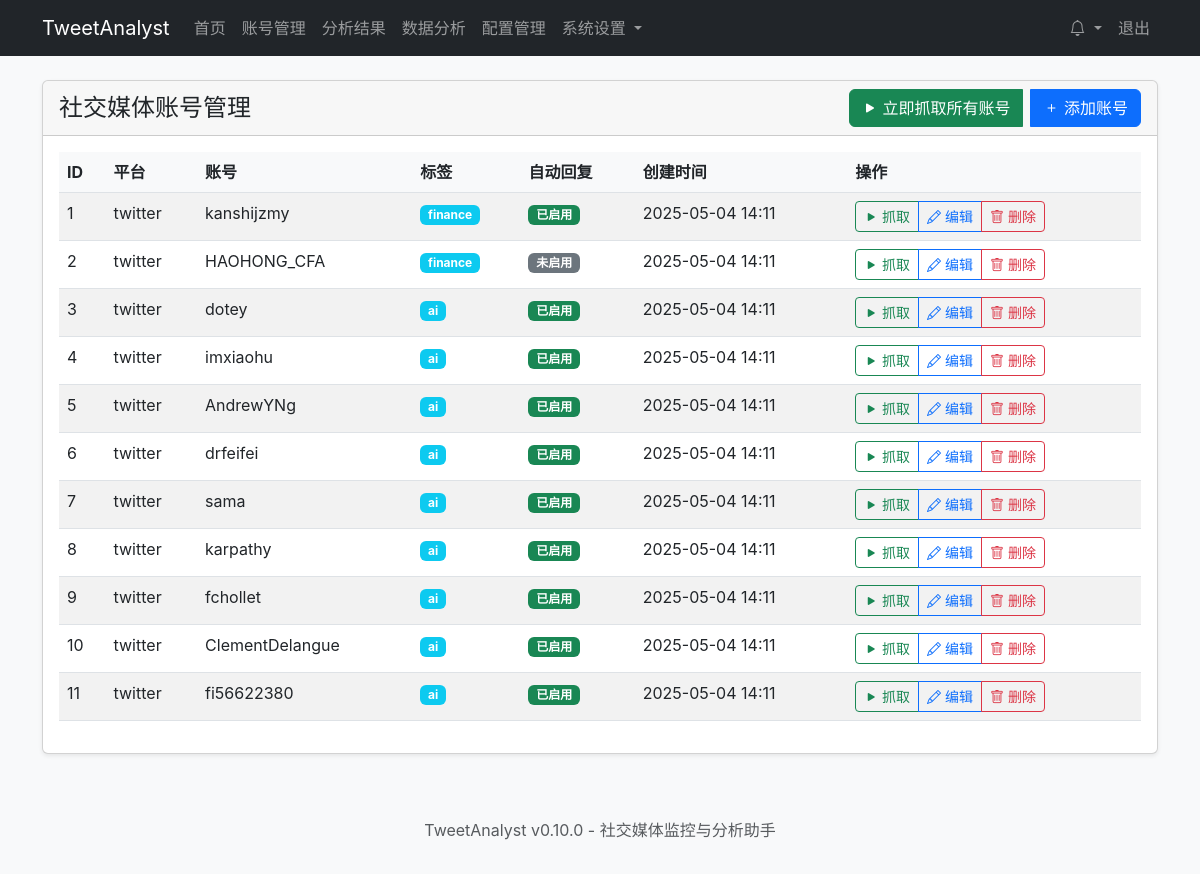
Page /accounts (signed in) on the committed database.
### models/social_account.py (models this page shows, shortened)
class SocialAccount(db.Model):
    id = db.Column(db.Integer, primary_key=True)
    type = db.Column(db.String(50), nullable=False, index=True)  # 平台类型，如twitter
    account_id = db.Column(db.String(100), nullable=False, index=True)  # 账号ID
    tag = db.Column(db.String(50), default='all', index=True)  # 标签，用于分组
    enable_auto_reply = db.Column(db.Boolean, default=False, index=True)  # 是否启用自动回复
    prompt_template = db.Column(db.Text)  # 分析提示词模板
    auto_reply_template = db.Column(db.Text)  # 自动回复提示词模板
    created_at = db.Column(db.DateTime, default=lambda: datetime.now(timezone.utc))
    updated_at = db.Column(db.DateTime, default=lambda: datetime.now(timezone.utc), onupdate=lambda: datetime.now(timezone.utc))
    __table_args__ = (
        db.UniqueConstraint('type', 'account_id', name='uix_type_account'),
        db.Index('idx_type_tag', 'type', 'tag'),
    )

### web_app.py (the view)
@app.route('/accounts')
def accounts():
    if 'user_id' not in session:
        return redirect(url_for('login'))
    accounts = SocialAccount.query.all()
    return render_template('accounts.html', accounts=accounts)

### templates/accounts.html (shortened to what this page needs)
{% extends "base.html" %}
{% block content %}
<div class="row">
    <div class="col-md-12">
        <div class="card">
            <div class="card-header d-flex justify-content-between align-items-center">
                <h4 class="mb-0">社交媒体账号管理</h4>
                <div class="btn-group">
                    <button id="run-all-accounts-btn" class="btn btn-success me-2">
                        <i class="bi bi-play-fill"></i> <span class="btn-text">立即抓取所有账号</span>
                    </button>
                    <a href="{{ url_for('add_account') }}" class="btn btn-primary">
                        <i class="bi bi-plus"></i> 添加账号
                    </a>
                </div>
            </div>
            <div class="card-body">
                {% if accounts %}
                <div class="table-responsive">
                    <table class="table table-striped">
                        <thead>
                            <tr>
                                <th>ID</th>
                                <th>平台</th>
                                <th>账号</th>
                                <th>标签</th>
                                <th>自动回复</th>
                                <th>创建时间</th>
                                <th>操作</th>
                            </tr>
                        </thead>
                        <tbody>
                            {% for account in accounts %}
                            <tr>
                                <td>{{ account.id }}</td>
                                <td>{{ account.type }}</td>
                                <td>{{ account.account_id }}</td>
                                <td>
                                    <span class="badge bg-info">{{ account.tag }}</span>
                                </td>
                                <td>
                                    {% if account.enable_auto_reply %}
                                    <span class="badge bg-success">已启用</span>
                                    {% else %}
                                    <span class="badge bg-secondary">未启用</span>
                                    {% endif %}
                                </td>
                                <td>{{ account.created_at.strftime('%Y-%m-%d %H:%M') }}</td>
                                <td>
                                    <div class="btn-group" role="group">
                                        <button type="button" class="btn btn-sm btn-outline-success run-account-btn"
                                                data-account-id="{{ account.account_id }}">
                                            <i class="bi bi-play-fill"></i> <span class="btn-text">抓取</span>
                                        </button>
                                        <a href="{{ url_for('edit_account', id=account.id) }}" class="btn btn-sm btn-outline-primary">
                                            <i class="bi bi-pencil"></i> 编辑
                                        </a>
                                        <button type="button" class="btn btn-sm btn-outline-danger"
                                                data-bs-toggle="modal" data-bs-target="#deleteModal{{ account.id }}">
                                            <i class="bi bi-trash"></i> 删除
                                        </button>
                                    </div>
                                </td>
                            </tr>
                            {% endfor %}
                        </tbody>
                    </table>
                </div>
                {% else %}
                <div class="alert alert-info">
                    <p class="mb-0">暂无账号，请点击"添加账号"按钮添加。</p>
                </div>
                {% endif %}
            </div>
        </div>
    </div>
</div>
{% endblock %}

### templates/base.html (shortened to what this page needs)
<!DOCTYPE html>
<html lang="zh-CN">
<head>
    <link rel="stylesheet" href="https://cdn.jsdelivr.net/npm/bootstrap@5.3.0/dist/css/bootstrap.min.css">
    <link rel="stylesheet" href="https://cdn.jsdelivr.net/npm/bootstrap-icons@1.11.1/font/bootstrap-icons.css">
    <link rel="stylesheet" href="{{ url_for('static', filename='css/style.css') }}">
    <link rel="stylesheet" href="{{ url_for('static', filename='css/theme.css') }}">
    <link rel="stylesheet" href="{{ url_for('static', filename='css/components.css') }}">
</head>
<body>
    <nav class="navbar navbar-expand-lg navbar-dark bg-dark">
        <div class="container">
            <a class="navbar-brand" href="{{ url_for('index') }}">TweetAnalyst</a>
            <div class="collapse navbar-collapse" id="navbarNav">
                {% if session.get('user_id') %}
                <ul class="navbar-nav">
                    <li class="nav-item">
                        <a class="nav-link" href="{{ url_for('index') }}">首页</a>
                    </li>
                    <li class="nav-item">
                        <a class="nav-link" href="{{ url_for('accounts') }}">账号管理</a>
                    </li>
                    <li class="nav-item">
                        <a class="nav-link" href="{{ url_for('results') }}">分析结果</a>
                    </li>
                    <li class="nav-item">
                        <a class="nav-link" href="{{ url_for('analytics_page') }}">数据分析</a>
                    </li>
                    <li class="nav-item">
                        <a class="nav-link" href="{{ url_for('config') }}">配置管理</a>
                    </li>
                    <li class="nav-item dropdown">
                        <a class="nav-link dropdown-toggle" href="#" id="settingsDropdown" role="button" data-bs-toggle="dropdown" aria-expanded="false">
                            系统设置
                        </a>
                    </li>
                </ul>
                <ul class="navbar-nav ms-auto">
                    <li class="nav-item dropdown">
                        <a class="nav-link dropdown-toggle position-relative" href="#" id="notificationsDropdown" role="button" data-bs-toggle="dropdown" aria-expanded="false">
                            <i class="bi bi-bell"></i>
                        </a>
                    </li>
                    <li class="nav-item">
                        <a class="nav-link" href="{{ url_for('logout') }}">退出</a>
                    </li>
                </ul>
                {% endif %}
            </div>
        </div>
    </nav>
    <div class="container mt-4">
        {% block content %}{% endblock %}
    </div>
    <footer class="mt-5 py-3 bg-light">
        <div class="container text-center">
            <p class="text-muted">TweetAnalyst v0.10.0 - 社交媒体监控与分析助手</p>
        </div>
    </footer>
</body>
</html>

### static/css/style.css (style rules this page uses)
body { min-height: 100vh; display: flex; flex-direction: column; }
footer { margin-top: auto; }
.card { box-shadow: 0 0.125rem 0.25rem rgba(0, 0, 0, 0.075); }
.card-header { background-color: rgba(0, 0, 0, 0.03); }
.table th { background-color: #f8f9fa; }

### static/css/theme.css (style rules this page uses)
:root { --primary-color: #1DA1F2; --primary-dark: #0C85D0; --primary-light: #69C0FF; --secondary-color: #657786; --secondary-dark: #3D4852; --secondary-light: #AAB8C2; --success-color: #4CAF50; --warning-color: #FFC107; --danger-color: #F44336; --info-color: #2196F3; --gray-100: #F8F9FA; --gray-200: #E9ECEF; --gray-300: #DEE2E6; --gray-400: #CED4DA; --gray-500: #ADB5BD; --gray-600: #6C757D; --gray-700: #495057; --gray-800: #343A40; --gray-900: #212529; --font-family-sans: -apple-system, BlinkMacSystemFont, "Segoe UI", Roboto, "Helvetica Neue", Arial, sans-serif; --font-family-mono: SFMono-Regular, Menlo, Monaco, Consolas, "Liberation Mono", "Courier New", monospace; --font-size-xs: 0.75rem; --font-size-sm: 0.875rem; --font-size-md: 1rem; --font-size-lg: 1.25rem; --font-size-xl: 1.5rem; --font-size-xxl: 2rem; --spacing-xs: 0.25rem; --spacing-sm: 0.5rem; --spacing-md: 1rem; --spacing-lg: 1.5rem; --spacing-xl: 2rem; --spacing-xxl: 3rem; --border-radius-sm: 0.25rem; --border-radius-md: 0.5rem; --border-radius-lg: 1rem; --border-radius-pill: 50rem; --shadow-sm: 0 0.125rem 0.25rem rgba(0, 0, 0, 0.075); --shadow-md: 0 0.5rem 1rem rgba(0, 0, 0, 0.15); --shadow-lg: 0 1rem 3rem rgba(0, 0, 0, 0.175); --transition-fast: 0.15s ease-in-out; --transition-normal: 0.3s ease-in-out; --transition-slow: 0.5s ease-in-out; }
body { font-family: var(--font-family-sans); color: var(--gray-800); background-color: var(--gray-100); line-height: 1.5; }
a { color: var(--primary-color); text-decoration: none; transition: color var(--transition-fast); }

### rows in the picture
SocialAccount: id "1", type "twitter", account_id "kanshijzmy", tag "finance", enable_auto_reply "已启用", created_at "2025-05-04 14:11"
SocialAccount: id "2", type "twitter", account_id "HAOHONG_CFA", tag "finance", enable_auto_reply "未启用", created_at "2025-05-04 14:11"
SocialAccount: id "3", type "twitter", account_id "dotey", tag "ai", enable_auto_reply "已启用", created_at "2025-05-04 14:11"
SocialAccount: id "4", type "twitter", account_id "imxiaohu", tag "ai", enable_auto_reply "已启用", created_at "2025-05-04 14:11"
SocialAccount: id "5", type "twitter", account_id "AndrewYNg", tag "ai", enable_auto_reply "已启用", created_at "2025-05-04 14:11"
SocialAccount: id "6", type "twitter", account_id "drfeifei", tag "ai", enable_auto_reply "已启用", created_at "2025-05-04 14:11"
SocialAccount: id "7", type "twitter", account_id "sama", tag "ai", enable_auto_reply "已启用", created_at "2025-05-04 14:11"
SocialAccount: id "8", type "twitter", account_id "karpathy", tag "ai", enable_auto_reply "已启用", created_at "2025-05-04 14:11"
SocialAccount: id "9", type "twitter", account_id "fchollet", tag "ai", enable_auto_reply "已启用", created_at "2025-05-04 14:11"
SocialAccount: id "10", type "twitter", account_id "ClementDelangue", tag "ai", enable_auto_reply "已启用", created_at "2025-05-04 14:11"
SocialAccount: id "11", type "twitter", account_id "fi56622380", tag "ai", enable_auto_reply "已启用", created_at "2025-05-04 14:11"
